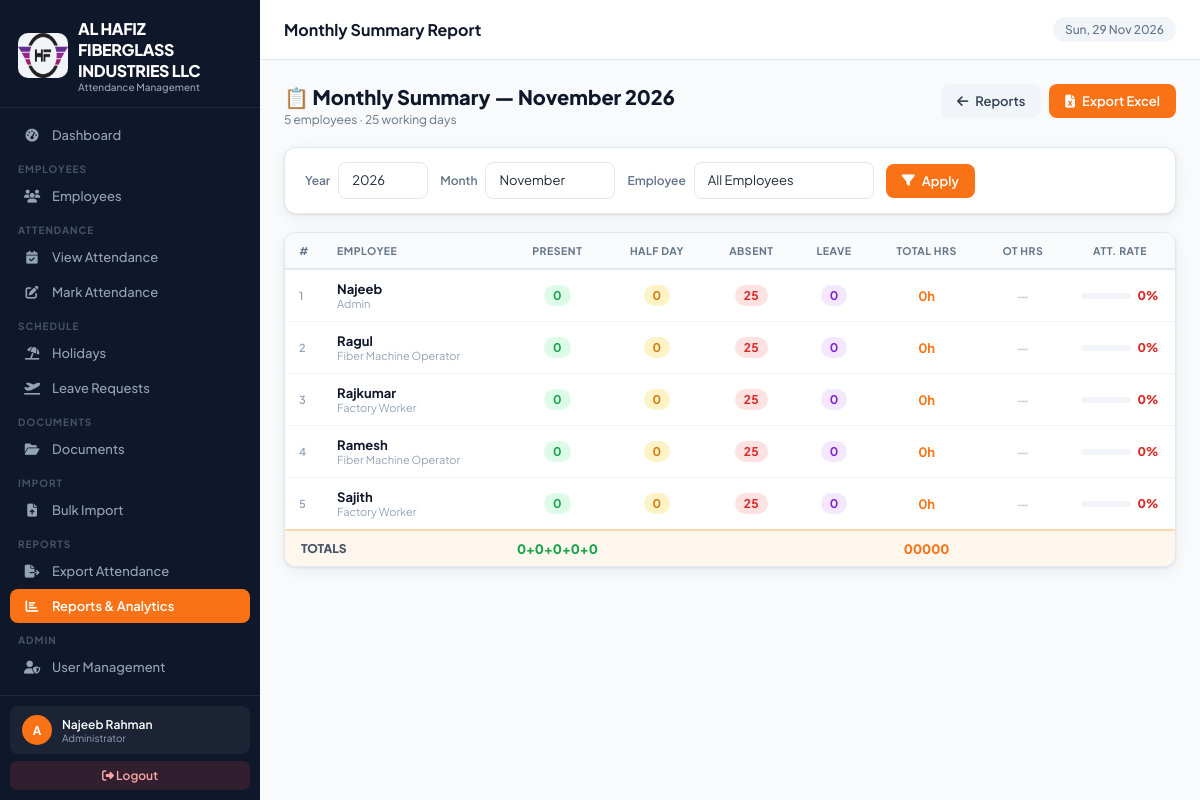
The app's page /reports/monthly/ (signed in) with its own data.
### attendance_app/models.py (models this page shows, shortened)
class CompanySettings(models.Model):
    company_name    = models.CharField(max_length=200, default='Your Company Name')
    company_address = models.TextField(default='Your Address, Dubai, UAE')
    company_phone   = models.CharField(max_length=50, blank=True, default='')
    company_email   = models.EmailField(blank=True, default='')
    company_website = models.URLField(blank=True, default='')
    company_trn     = models.CharField(max_length=50, blank=True, default='', verbose_name='TRN / Tax No.')
    logo            = models.ImageField(upload_to='company/', blank=True, null=True)
    default_in_time  = models.TimeField(default=datetime.time(7, 0))
    default_out_time = models.TimeField(default=datetime.time(17, 0))
    work_days        = models.CharField(
        max_length=20, default='Mon-Sat',
        help_text='e.g. Mon-Sat, Mon-Fri'
    )
    weekend_day      = models.CharField(
        max_length=20, default='Sunday',
        choices=[('Sunday','Sunday'),('Friday','Friday'),('Saturday','Saturday'),('Friday-Saturday','Fri & Sat')],
    )
    timezone_name    = models.CharField(max_length=60, default='Asia/Dubai')
    date_format      = models.CharField(
        max_length=20, default='d-m-Y',
        choices=[('d-m-Y','DD-MM-YYYY'),('m/d/Y','MM/DD/YYYY'),('Y-m-d','YYYY-MM-DD')],
    )
    updated_at       = models.DateTimeField(auto_now=True)
    class Meta:
        verbose_name = 'Company Settings'
    @classmethod
    def get_settings(cls):
        obj, _ = cls.objects.get_or_create(pk=1)
        return obj

class Employee(models.Model):
    TYPE_CHOICES = [('permanent', 'Permanent'), ('temporary', 'Temporary')]
    STATUS_CHOICES = [('active', 'Active'), ('disabled', 'Disabled')]
    name = models.CharField(max_length=200)
    emirates_id = models.CharField(max_length=50, blank=True, null=True)
    mobile = models.CharField(max_length=20, blank=True, null=True)
    dob = models.DateField(blank=True, null=True)
    joining_date = models.DateField(blank=True, null=True)
    job_title = models.CharField(max_length=100, blank=True, null=True)
    country = models.CharField(max_length=100, blank=True, null=True)
    address = models.TextField(blank=True, null=True)
    description = models.TextField(blank=True, null=True)
    emp_type = models.CharField(max_length=20, choices=TYPE_CHOICES, default='permanent')
    status = models.CharField(max_length=20, choices=STATUS_CHOICES, default='active')
    photo = models.ImageField(upload_to='employee_photos/', blank=True, null=True)
    portal_user = models.OneToOneField('auth.User', on_delete=models.SET_NULL, null=True, blank=True, related_name='employee_profile')
    created_at = models.DateTimeField(auto_now_add=True)
    updated_at = models.DateTimeField(auto_now=True)
    class Meta:
        ordering = ['name']

### attendance_app/views.py (the view)
# urls.py: path('reports/monthly/', views.report_monthly, name='report_monthly'),
@login_required
def report_monthly(request):
    if not has_perm(request.user, 'export_view'):
        messages.error(request, 'Access denied.')
        return redirect('dashboard')
    today = timezone.localdate()
    year, month, emp_id, date_from, date_to = _get_report_filters(request)
    employees = Employee.objects.filter(status='active').order_by('name')
    if emp_id:
        employees = employees.filter(pk=emp_id)
    holidays = {h.date for h in Holiday.objects.filter(date__gte=date_from, date__lte=date_to)}
    working_days = sum(
        1 for d in (date_from + datetime.timedelta(i) for i in range((date_to-date_from).days+1))
        if d not in holidays and d.weekday() != 6
    )
    att_map = {}
    for att in Attendance.objects.filter(date__gte=date_from, date__lte=date_to).select_related('employee'):
        att_map.setdefault(att.employee_id, []).append(att)
    rows = []
    for emp in employees:
        atts = att_map.get(emp.pk, [])
        present  = sum(1 for a in atts if a.status == 'present')
        half_day = sum(1 for a in atts if a.status == 'half_day')
        absent   = sum(1 for a in atts if a.status == 'absent')
        leave    = sum(1 for a in atts if a.status == 'leave')
        total_ot = sum(float(a.ot_hours) for a in atts)
        total_hrs = sum(float(a.total_hours()) for a in atts)
        unmarked  = max(0, working_days - present - half_day - absent - leave)
        att_rate  = round((present + half_day*0.5) / working_days * 100) if working_days else 0
        rows.append({
            'employee': emp,
            'present': present, 'half_day': half_day,
            'absent': absent + unmarked, 'leave': leave,
            'total_ot': round(total_ot, 1),
            'total_hrs': round(total_hrs, 1),
            'att_rate': att_rate,
            'working_days': working_days,
        })
    return render(request, 'attendance_app/report_monthly.html', {
        'rows': rows, 'year': year, 'month': month,
        'month_name': date_from.strftime('%B %Y'),
        'working_days': working_days,
        'employees': Employee.objects.filter(status='active').order_by('name'),
        'selected_emp': emp_id,
        'months': [(i, datetime.date(2000,i,1).strftime('%B')) for i in range(1,13)],
        'years':  range(2020, today.year+2),
        'date_from': date_from, 'date_to': date_to,
    })

### attendance_app/templates/attendance_app/report_monthly.html (shortened to what this page needs)
{% extends 'attendance_app/base.html' %}
{% block page_title %}Monthly Summary Report{% endblock %}
{% block content %}
<div class="page-header">
  <div>
    <div class="page-header-title">📋 Monthly Summary — {{ month_name }}</div>
    <div class="page-header-sub">{{ rows|length }} employee{{ rows|length|pluralize }} · {{ working_days }} working days</div>
  </div>
  <div style="display:flex;gap:8px">
    <a href="{% url 'reports' %}" class="btn btn-secondary"><i class="fas fa-arrow-left"></i> Reports</a>
    <a href="{% url 'report_monthly_export' %}?year={{ year }}&month={{ month }}&employee={{ selected_emp }}" class="btn btn-primary">
      <i class="fas fa-file-excel"></i> Export Excel
    </a>
  </div>
</div>
<div class="card" style="margin-bottom:18px">
  <div class="card-body" style="padding:14px 20px">
    <form method="get" style="display:flex;gap:12px;align-items:center;flex-wrap:wrap">
      <div style="display:flex;align-items:center;gap:8px">
        <label style="font-size:12px;font-weight:600;color:var(--slate-500)">Year</label>
        <select name="year" class="form-control" style="width:90px;font-size:13px">
          {% for y in years %}<option value="{{ y }}" {% if y == year %}selected{% endif %}>{{ y }}</option>{% endfor %}
        </select>
      </div>
      <div style="display:flex;align-items:center;gap:8px">
        <label style="font-size:12px;font-weight:600;color:var(--slate-500)">Month</label>
        <select name="month" class="form-control" style="width:130px;font-size:13px">
          {% for mn, ml in months %}<option value="{{ mn }}" {% if mn == month %}selected{% endif %}>{{ ml }}</option>{% endfor %}
        </select>
      </div>
      <div style="display:flex;align-items:center;gap:8px">
        <label style="font-size:12px;font-weight:600;color:var(--slate-500)">Employee</label>
        <select name="employee" class="form-control" style="width:180px;font-size:13px">
          <option value="">All Employees</option>
        </select>
      </div>
      <button type="submit" class="btn btn-primary" style="font-size:13px"><i class="fas fa-filter"></i> Apply</button>
    </form>
  </div>
</div>
<div class="card">
  <div class="table-wrap">
    {% if rows %}
    <table class="data-table">
      <thead>
        <tr>
          <th style="width:36px">#</th>
          <th>Employee</th>
          <th style="text-align:center">Present</th>
          <th style="text-align:center">Half Day</th>
          <th style="text-align:center">Absent</th>
          <th style="text-align:center">Leave</th>
          <th style="text-align:center">Total Hrs</th>
          <th style="text-align:center">OT Hrs</th>
          <th style="text-align:center;width:110px">Att. Rate</th>
        </tr>
      </thead>
      <tbody>
        {% for row in rows %}
        <tr>
          <td style="font-size:11px;color:var(--slate-400);font-weight:600">{{ forloop.counter }}</td>
          <td>
            <div style="font-weight:700;color:var(--slate-900);font-size:13px">{{ row.employee.name }}</div>
            {% if row.employee.job_title %}<div style="font-size:11px;color:var(--slate-400)">{{ row.employee.job_title }}</div>{% endif %}
          </td>
          <td style="text-align:center"><span class="badge badge-green" style="font-size:12px">{{ row.present }}</span></td>
          <td style="text-align:center"><span class="badge badge-yellow" style="font-size:12px">{{ row.half_day }}</span></td>
          <td style="text-align:center"><span class="badge badge-red" style="font-size:12px">{{ row.absent }}</span></td>
          <td style="text-align:center"><span class="badge badge-purple" style="font-size:12px">{{ row.leave }}</span></td>
          <td style="text-align:center;font-weight:700;color:var(--orange)">{{ row.total_hrs }}h</td>
          <td style="text-align:center;font-weight:700;color:#7c3aed">{% if row.total_ot > 0 %}+{{ row.total_ot }}h{% else %}<span style="color:var(--slate-300)">—</span>{% endif %}</td>
          <td style="text-align:center">
            <div style="display:flex;align-items:center;gap:6px;justify-content:center">
              <div style="flex:1;height:6px;border-radius:3px;background:var(--slate-100);overflow:hidden;max-width:50px">
              </div>
              <span style="font-size:12px;font-weight:800;color:{% if row.att_rate >= 80 %}#16a34a{% elif row.att_rate >= 60 %}#d97706{% else %}#dc2626{% endif %}">{{ row.att_rate }}%</span>
            </div>
          </td>
        </tr>
        {% endfor %}
      </tbody>
      <tfoot>
        <tr style="background:var(--orange-pale);border-top:2px solid var(--orange-light)">
          <td colspan="2" style="font-weight:800;font-size:12px;color:var(--slate-600);padding:10px 16px">TOTALS</td>
          <td style="text-align:center;font-weight:800;color:#16a34a">{% for r in rows %}{{ r.present }}{% if not forloop.last %}+{% endif %}{% endfor %}</td>
          <td></td>
          <td style="text-align:center;font-weight:800;color:#dc2626"></td>
          <td></td>
          <td style="text-align:center;font-weight:800;color:var(--orange)">
            {% with total=0 %}{% for r in rows %}{{ r.total_hrs }}{% endfor %}{% endwith %}
          </td>
          <td style="text-align:center;font-weight:800;color:#7c3aed"></td>
          <td></td>
        </tr>
      </tfoot>
    </table>
    {% else %}
    <div class="empty-state"><i class="fas fa-chart-bar"></i><p>No data for {{ month_name }}</p></div>
    {% endif %}
  </div>
</div>
{% endblock %}

### attendance_app/templates/attendance_app/base.html (shortened to what this page needs)
{% load static %}
{% load attendance_tags %}
<!DOCTYPE html>
<html lang="en">
<head>
<link rel="stylesheet" href="https://cdnjs.cloudflare.com/ajax/libs/font-awesome/6.5.0/css/all.min.css">
</head>
<body>
<nav class="sidebar" id="sidebar">
  <div class="sidebar-logo">
    <div class="brand">
      <div class="logo-icon"> {% if company.logo %}
<img src="{{ company.logo.url }}" class="logoimg">
{% endif %} </div>
      <div><div class="brand-name">{{ company.company_name }}</div><div class="brand-sub">Attendance Management</div></div>
    </div>
  </div>
  <div class="sidebar-nav">
    {% if 'dashboard_view' in user_perms or is_admin %}
    <a href="{% url 'dashboard' %}" class="nav-item {% if request.resolver_match.url_name == 'dashboard' %}active{% endif %}" onclick="closeSidebar()">
      <span class="nav-icon"><i class="fas fa-gauge-high"></i></span> Dashboard
    </a>
    {% endif %}
    {% if 'employee_view' in user_perms or is_admin %}
    <div class="nav-label">Employees</div>
    <a href="{% url 'employee_list' %}" class="nav-item {% if 'employee' in request.resolver_match.url_name %}active{% endif %}" onclick="closeSidebar()">
      <span class="nav-icon"><i class="fas fa-users"></i></span> Employees
    </a>
    {% endif %}
    {% if 'attendance_view' in user_perms or is_admin %}
    <div class="nav-label">Attendance</div>
    <a href="{% url 'attendance_list' %}" class="nav-item {% if request.resolver_match.url_name == 'attendance_list' %}active{% endif %}" onclick="closeSidebar()">
      <span class="nav-icon"><i class="fas fa-calendar-check"></i></span> View Attendance
    </a>
    {% endif %}
    {% if 'attendance_add' in user_perms or is_admin %}
    <a href="{% url 'attendance_mark' %}" class="nav-item {% if request.resolver_match.url_name == 'attendance_mark' %}active{% endif %}" onclick="closeSidebar()">
      <span class="nav-icon"><i class="fas fa-pen-to-square"></i></span> Mark Attendance
    </a>
    {% endif %}
    {% if 'holiday_view' in user_perms or is_admin %}
    <div class="nav-label">Schedule</div>
    <a href="{% url 'holiday_list' %}" class="nav-item {% if 'holiday' in request.resolver_match.url_name %}active{% endif %}" onclick="closeSidebar()">
      <span class="nav-icon"><i class="fas fa-umbrella-beach"></i></span> Holidays
    </a>
    {% endif %}
    {% if 'leave_view' in user_perms or is_admin %}
    <a href="{% url 'leave_list' %}" class="nav-item {% if 'leave' in request.resolver_match.url_name %}active{% endif %}" onclick="closeSidebar()">
      <span class="nav-icon"><i class="fas fa-plane-departure"></i></span> Leave Requests
    </a>
    {% endif %}
    {% if 'employee_view' in user_perms or is_admin %}
    <div class="nav-label">Documents</div>
    <a href="{% url 'document_list' %}" class="nav-item {% if 'document' in request.resolver_match.url_name or 'doctype' in request.resolver_match.url_name %}active{% endif %}" onclick="closeSidebar()">
      <span class="nav-icon"><i class="fas fa-folder-open"></i></span> Documents
    </a>
    {% endif %}
    {% if is_admin or 'employee_add' in user_perms %}
    <div class="nav-label">Import</div>
    <a href="{% url 'import_hub' %}" class="nav-item {% if 'import' in request.resolver_match.url_name %}active{% endif %}" onclick="closeSidebar()">
      <span class="nav-icon"><i class="fas fa-file-arrow-up"></i></span> Bulk Import
    </a>
    {% endif %}
    {% if 'export_view' in user_perms or is_admin %}
    <div class="nav-label">Reports</div>
    <a href="{% url 'export_attendance' %}" class="nav-item {% if request.resolver_match.url_name == 'export_attendance' %}active{% endif %}" onclick="closeSidebar()">
      <span class="nav-icon"><i class="fas fa-file-export"></i></span> Export Attendance
    </a>
    <a href="{% url 'reports' %}" class="nav-item {% if 'report' in request.resolver_match.url_name %}active{% endif %}" onclick="closeSidebar()">
      <span class="nav-icon"><i class="fas fa-chart-bar"></i></span> Reports & Analytics
    </a>
    {% endif %}
    {% if is_admin or 'user_manage' in user_perms %}
    <div class="nav-label">Admin</div>
    <a href="{% url 'user_list' %}" class="nav-item {% if 'user' in request.resolver_match.url_name %}active{% endif %}" onclick="closeSidebar()">
      <span class="nav-icon"><i class="fas fa-user-shield"></i></span> User Management
    </a>
    {% endif %}
    {% if 'activity_view' in user_perms or is_admin %}
    <a href="{% url 'activity_log' %}" class="nav-item {% if request.resolver_match.url_name == 'activity_log' %}active{% endif %}" onclick="closeSidebar()">
      <span class="nav-icon"></span> Activity Log
    </a>
    {% endif %}
  </div>
  <div class="sidebar-bottom">
    <div class="user-card">
      <div class="user-avatar">{{ request.user.username|first|upper }}</div>
      <div class="user-info">
        <div class="user-name">{{ request.user.get_full_name|default:request.user.username }}</div>
        <div class="user-role">{% if request.user.is_superuser %}Administrator{% else %}Staff{% endif %}</div>
      </div>
    </div>
    <a href="{% url 'logout' %}" class="logout-btn"><i class="fas fa-sign-out-alt"></i> Logout</a>
  </div>
</nav>
<div class="main">
  <div class="topbar">
    <div class="topbar-left">
      <div class="topbar-title">{% block page_title %}Dashboard{% endblock %}</div>
    </div>
    <div class="topbar-right">
      <span class="topbar-date" id="topbar-date"></span>
    </div>
  </div>
  <div class="page-content">
    {% block content %}{% endblock %}
  </div>
</div>
</body>
</html>

### records on screen
CompanySettings: logo (picture), company_name "AL HAFIZ FIBERGLASS INDUSTRIES LLC"
Employee: employee.name "Najeeb", employee.job_title "Admin", present "0", half_day "0", absent "25", leave "0", total_hrs "0", att_rate "0"
Employee: employee.name "Ragul", employee.job_title "Fiber Machine Operator", present "0", half_day "0", absent "25", leave "0", total_hrs "0", att_rate "0"
Employee: employee.name "Rajkumar", employee.job_title "Factory Worker", present "0", half_day "0", absent "25", leave "0", total_hrs "0", att_rate "0"
Employee: employee.name "Ramesh", employee.job_title "Fiber Machine Operator", present "0", half_day "0", absent "25", leave "0", total_hrs "0", att_rate "0"
Employee: employee.name "Sajith", employee.job_title "Factory Worker", present "0", half_day "0", absent "25", leave "0", total_hrs "0", att_rate "0"

### other values on screen
{{ request.user.username|first|upper }} "A"
{{ request.user.get_full_name|default:request.user.username }} "Najeeb Rahman"
{{ month_name }} "November 2026"
{{ rows|length }} "5"
{{ working_days }} "25"
form field year "2026"
form field month "November"
